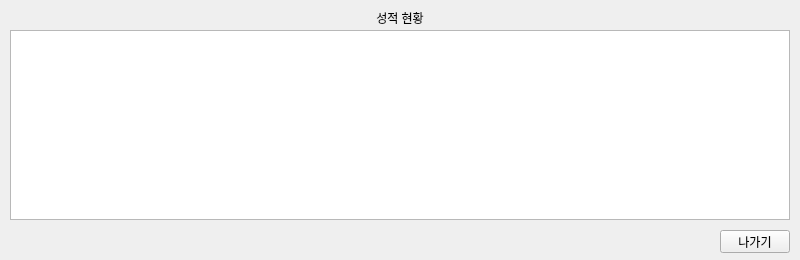
<?xml version="1.0" encoding="UTF-8"?>
<ui version="4.0">
 <class>MainWindow</class>
 <widget class="QMainWindow" name="MainWindow">
  <property name="geometry">
   <rect>
    <x>0</x>
    <y>0</y>
    <width>800</width>
    <height>260</height>
   </rect>
  </property>
  <property name="minimumSize">
   <size>
    <width>800</width>
    <height>260</height>
   </size>
  </property>
  <property name="maximumSize">
   <size>
    <width>800</width>
    <height>260</height>
   </size>
  </property>
  <property name="windowTitle">
   <string>MainWindow</string>
  </property>
  <widget class="QWidget" name="centralwidget">
   <widget class="QTableWidget" name="grade_tableWidget">
    <property name="geometry">
     <rect>
      <x>10</x>
      <y>30</y>
      <width>780</width>
      <height>190</height>
     </rect>
    </property>
   </widget>
   <widget class="QLabel" name="label">
    <property name="geometry">
     <rect>
      <x>10</x>
      <y>10</y>
      <width>780</width>
      <height>16</height>
     </rect>
    </property>
    <property name="text">
     <string>성적 현황</string>
    </property>
    <property name="alignment">
     <set>Qt::AlignCenter</set>
    </property>
   </widget>
   <widget class="QPushButton" name="exit_button">
    <property name="geometry">
     <rect>
      <x>720</x>
      <y>230</y>
      <width>70</width>
      <height>23</height>
     </rect>
    </property>
    <property name="text">
     <string>나가기</string>
    </property>
   </widget>
  </widget>
 </widget>
 <resources/>
 <connections/>
</ui>
